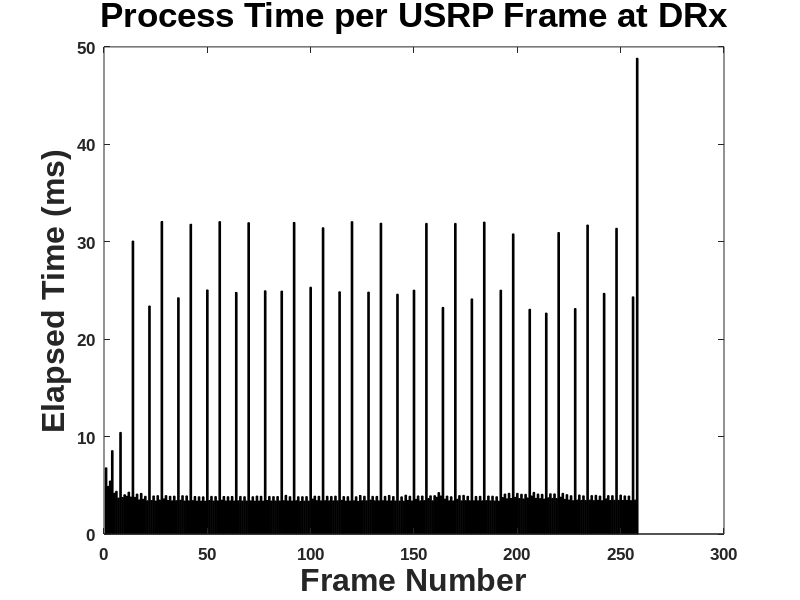
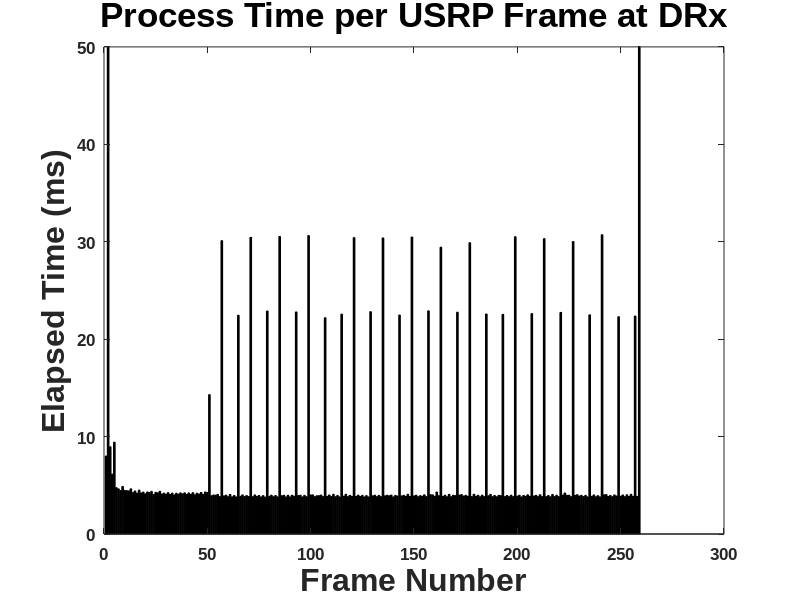

These figures' MATLAB source, in order:
load DRx1PacketUSRPFrameTime2.mat
figure(1)
t=t*1000;
bar(diff(t(2026:2284)),'k'); %Starts at 1386; post Preamble Det.
axis([0 300 0 50])
set(gca,'FontSize',12,'FontName','Arial','FontWeight','bold')
xlabel('Frame Number','FontSize',23,'FontName','Arial','FontWeight','bold')
ylabel('Elapsed Time (ms)','FontSize',23,'FontName','Arial','FontWeight','bold')
title('Process Time per USRP Frame at DRx','FontSize',25,'FontName','Arial','FontWeight','bold')

figure(2)
bar(diff(t(326:585)),'k'); %Starts at 1386; post Preamble Det.
axis([0 300 0 50])
set(gca,'FontSize',12,'FontName','Arial','FontWeight','bold')
xlabel('Frame Number','FontSize',23,'FontName','Arial','FontWeight','bold')
ylabel('Elapsed Time (ms)','FontSize',23,'FontName','Arial','FontWeight','bold')
title('Process Time per USRP Frame at DRx','FontSize',25,'FontName','Arial','FontWeight','bold')


% plot(diff(t))
% plot(diff(t(1386:end)))
% 
% mean(diff(t(1386:end))) %post Preamble Det; 7ms
% mean(diff(t)) %Starting with Preamble Det; 7ms